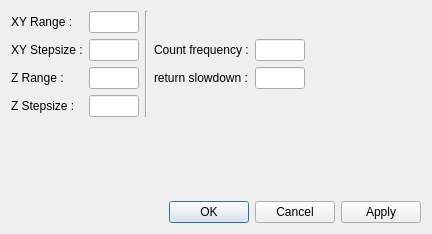
<?xml version="1.0" encoding="UTF-8"?>
<ui version="4.0">
 <class>SettingsDialog</class>
 <widget class="QDialog" name="SettingsDialog">
  <property name="geometry">
   <rect>
    <x>0</x>
    <y>0</y>
    <width>432</width>
    <height>234</height>
   </rect>
  </property>
  <property name="sizePolicy">
   <sizepolicy hsizetype="Preferred" vsizetype="Preferred">
    <horstretch>0</horstretch>
    <verstretch>0</verstretch>
   </sizepolicy>
  </property>
  <property name="windowTitle">
   <string>qudi: Tracker - Settings</string>
  </property>
  <layout class="QGridLayout" name="gridLayout_2">
   <item row="1" column="0">
    <spacer name="verticalSpacer">
     <property name="orientation">
      <enum>Qt::Vertical</enum>
     </property>
     <property name="sizeHint" stdset="0">
      <size>
       <width>20</width>
       <height>40</height>
      </size>
     </property>
    </spacer>
   </item>
   <item row="2" column="0">
    <widget class="QDialogButtonBox" name="buttonBox">
     <property name="locale">
      <locale language="English" country="UnitedStates"/>
     </property>
     <property name="orientation">
      <enum>Qt::Horizontal</enum>
     </property>
     <property name="standardButtons">
      <set>QDialogButtonBox::Apply|QDialogButtonBox::Cancel|QDialogButtonBox::Ok</set>
     </property>
     <property name="centerButtons">
      <bool>false</bool>
     </property>
    </widget>
   </item>
   <item row="0" column="0">
    <layout class="QGridLayout" name="gridLayout">
     <item row="0" column="0">
      <widget class="QLabel" name="label_2">
       <property name="text">
        <string>XY Range :</string>
       </property>
      </widget>
     </item>
     <item row="0" column="1">
      <widget class="QLineEdit" name="xy_refocusrange_InputWidget">
       <property name="maximumSize">
        <size>
         <width>50</width>
         <height>16777215</height>
        </size>
       </property>
      </widget>
     </item>
     <item row="1" column="0">
      <widget class="QLabel" name="label">
       <property name="text">
        <string>XY Stepsize :</string>
       </property>
      </widget>
     </item>
     <item row="3" column="1">
      <widget class="QLineEdit" name="z_refocusstepsize_InputWidget">
       <property name="maximumSize">
        <size>
         <width>50</width>
         <height>16777215</height>
        </size>
       </property>
      </widget>
     </item>
     <item row="2" column="1">
      <widget class="QLineEdit" name="z_refocusrange_InputWidget">
       <property name="maximumSize">
        <size>
         <width>50</width>
         <height>16777215</height>
        </size>
       </property>
      </widget>
     </item>
     <item row="1" column="1">
      <widget class="QLineEdit" name="xy_refocusstepsize_InputWidget">
       <property name="maximumSize">
        <size>
         <width>50</width>
         <height>16777215</height>
        </size>
       </property>
      </widget>
     </item>
     <item row="2" column="0">
      <widget class="QLabel" name="label_3">
       <property name="text">
        <string>Z Range :</string>
       </property>
      </widget>
     </item>
     <item row="3" column="0">
      <widget class="QLabel" name="label_4">
       <property name="text">
        <string>Z Stepsize :</string>
       </property>
      </widget>
     </item>
     <item row="0" column="2" rowspan="4">
      <widget class="Line" name="line">
       <property name="orientation">
        <enum>Qt::Vertical</enum>
       </property>
      </widget>
     </item>
     <item row="1" column="4">
      <widget class="QLineEdit" name="count_freq_InputWidget">
       <property name="maximumSize">
        <size>
         <width>50</width>
         <height>16777215</height>
        </size>
       </property>
      </widget>
     </item>
     <item row="2" column="4">
      <widget class="QLineEdit" name="return_slow_InputWidget">
       <property name="maximumSize">
        <size>
         <width>50</width>
         <height>16777215</height>
        </size>
       </property>
      </widget>
     </item>
     <item row="1" column="5">
      <spacer name="horizontalSpacer">
       <property name="orientation">
        <enum>Qt::Horizontal</enum>
       </property>
       <property name="sizeHint" stdset="0">
        <size>
         <width>40</width>
         <height>20</height>
        </size>
       </property>
      </spacer>
     </item>
     <item row="1" column="3">
      <widget class="QLabel" name="label_5">
       <property name="text">
        <string>Count frequency :</string>
       </property>
      </widget>
     </item>
     <item row="2" column="3">
      <widget class="QLabel" name="label_6">
       <property name="text">
        <string>return slowdown :</string>
       </property>
      </widget>
     </item>
    </layout>
   </item>
  </layout>
 </widget>
 <resources/>
 <connections>
  <connection>
   <sender>buttonBox</sender>
   <signal>accepted()</signal>
   <receiver>SettingsDialog</receiver>
   <slot>accept()</slot>
   <hints>
    <hint type="sourcelabel">
     <x>257</x>
     <y>224</y>
    </hint>
    <hint type="destinationlabel">
     <x>157</x>
     <y>274</y>
    </hint>
   </hints>
  </connection>
  <connection>
   <sender>buttonBox</sender>
   <signal>rejected()</signal>
   <receiver>SettingsDialog</receiver>
   <slot>reject()</slot>
   <hints>
    <hint type="sourcelabel">
     <x>325</x>
     <y>224</y>
    </hint>
    <hint type="destinationlabel">
     <x>286</x>
     <y>274</y>
    </hint>
   </hints>
  </connection>
 </connections>
</ui>
